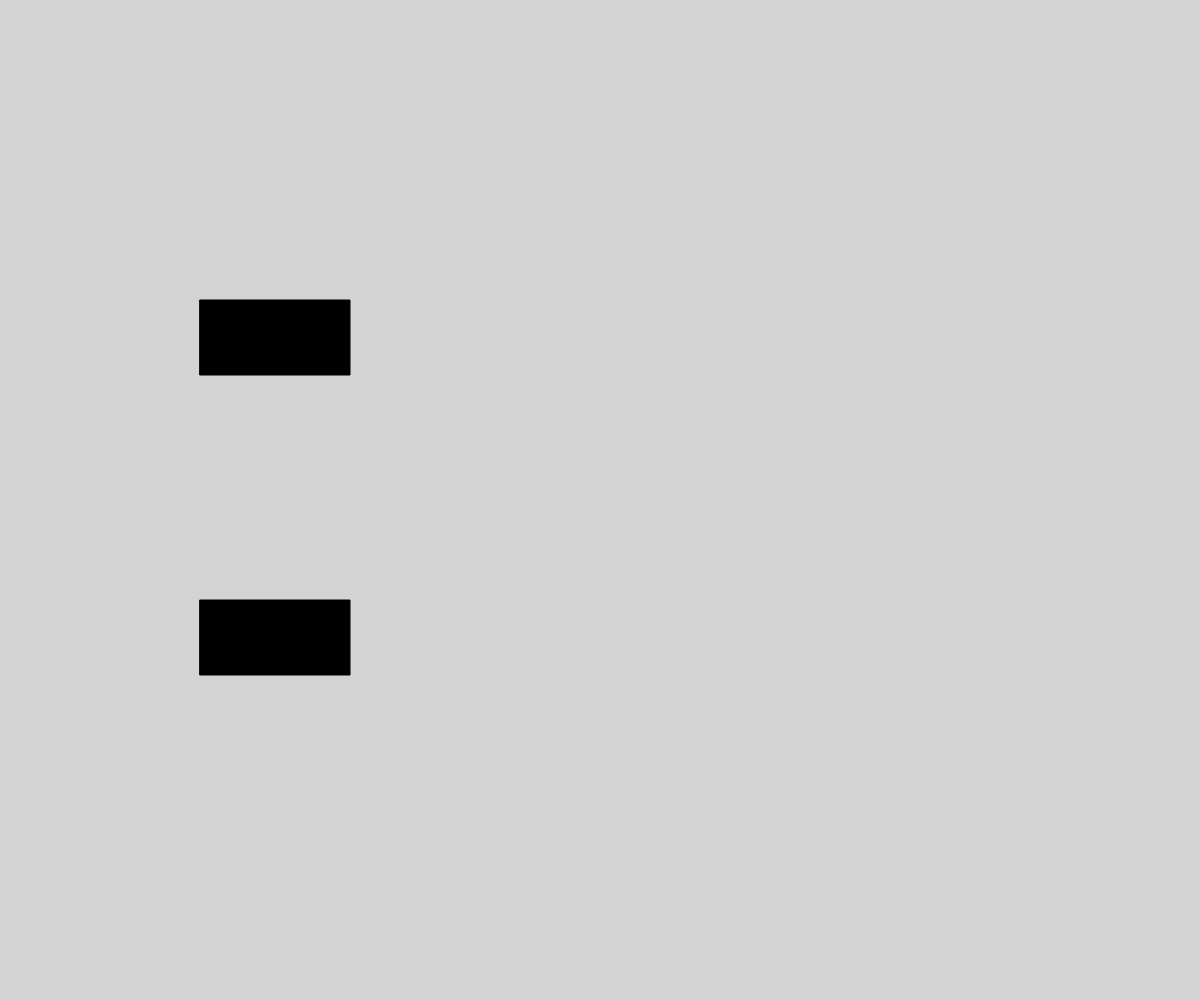
Frame 1 (no input)
Frame 60 (no input): identical to frame 1, image omitted
Frame 120 (the mouse pressed at the canvas centre since frame 60): identical to frame 1, image omitted

The p5.js sketch that drew this single still picture (run headless with seeded random() and noise() and a simulated clock; from frame 60 on, the mouse is pressed at the canvas centre):

// p5.js sketch
// ── sketch.js
// Button OOP

class Button {
  constructor(x, y, width, height) {
    this.x = x;
    this.y = y;
    this.width = width;
    this.height = height;
    this.color = "black";
    this.hoverColor = "gray";
  }

  display() {
    if (this.isInside(mouseX, mouseY)) {
      fill(this.hoverColor);
    }
    else {
      fill(this.color);
    }
    rect(this.x, this.y, this.width, this.height);
  }

  isInside(x, y) {
    let leftSide = this.x;
    let rightSide = this.x + this.width;
    let topSide = this.y;
    let bottomSide = this.y + this.height;

    return x > leftSide && x < rightSide && y > topSide && y < bottomSide;
  }
}

let buttonOne = new Button(200, 300, 150, 75);
let buttonTwo = new Button(200, 600, 150, 75);
let backgroundColor = "lightgrey";

function setup() {
  createCanvas(windowWidth, windowHeight);
}

function draw() {
  background(backgroundColor);
  buttonOne.display();
  buttonTwo.display();
}

function mousePressed() {
  if (buttonOne.isInside(mouseX, mouseY)) {
    backgroundColor = "orange";
  }
  if (buttonTwo.isInside(mouseX, mouseY)) {
    backgroundColor = "blue";
  }
}
